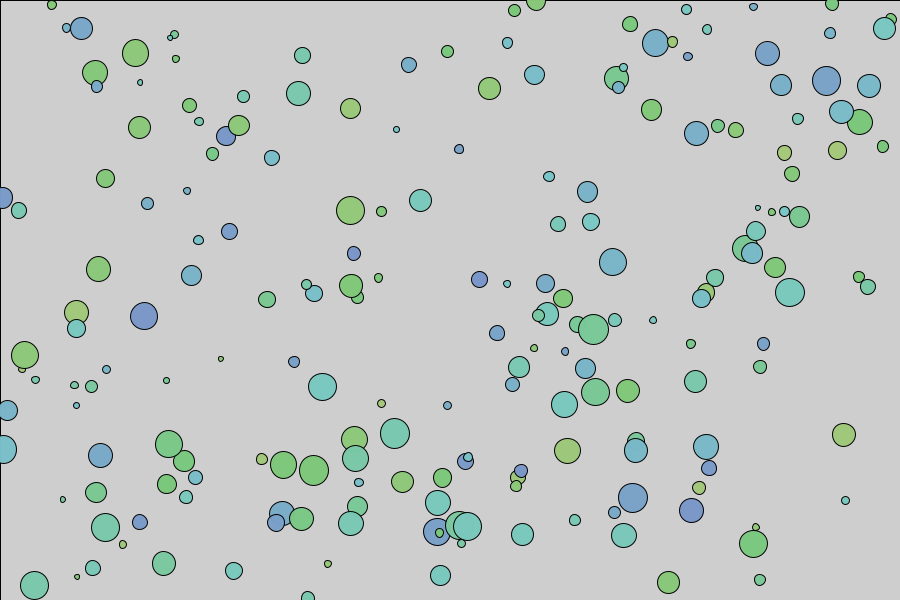
Frame 1 (no input)
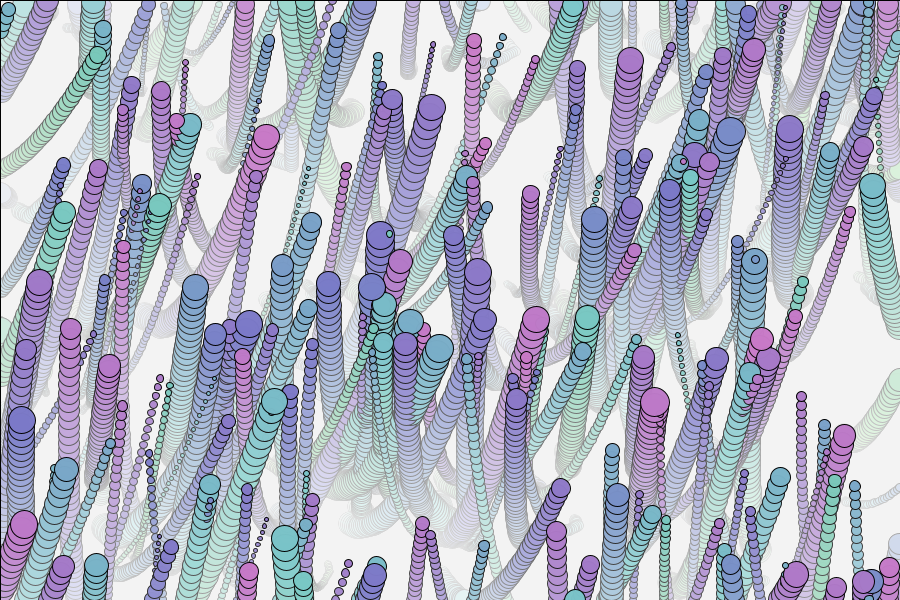
Frame 60 (the mouse pressed at the canvas centre just before this capture)
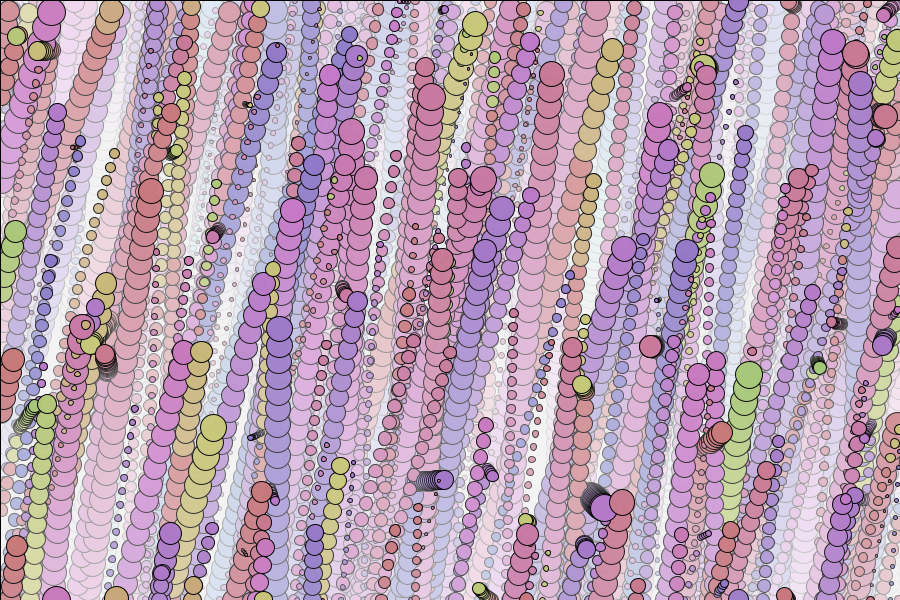
Frame 120 (the mouse held since frame 60 and released just before this capture)

The Processing sketch that drew these frames (run headless with seeded random() and noise(); from frame 60 on, the mouse is pressed at the canvas centre):

// Processing sketch: processing_49224
// ── processing_49224.pde

bbox[] bunch;
int count = 200;
float curvex = .05;
float curvey = .05;
float bshrink = .02;
int cdrift = 1;
int countw = 500;
int countf = countw;
int satur = 150;
int bright  = 200;
 
void setup() {
  size (900,600);
  colorMode (HSB);
  bunch = new bbox[count];
  for (int i = 0; i<count; i++) {
    bunch[i] = new bbox();
  }
}
 
void draw() {
   countf--;
   if  (countf == 0 ) {
     countf = int(random (countw-50, countw+50));
     satur = int(random (50,150));
     bright  = int(random (100,250));
     println ("notice");
     for (int i = 0; i<count; i++) {
       bunch[i].xspeed = random(0,2);
       bunch[i].yspeed = random(0,2);
       bunch[i].distance = random(2,10);
     }
   }
   fill(255,10);
   rect (0,0,width,height);
   for ( int i = 0; i<count; i++) {
    bunch[i].show();
    bunch[i].moveb();
  }
}
 
class bbox { color c; float xpos; float ypos; float xspeed; float yspeed; float distance; float bsize;
 
bbox () {
  c = int(random(60,155));
  xpos = random(width);
  ypos = random(height);
  xspeed = random(0,2);
  yspeed = random(0,2);
  distance = random(2,10);
  bsize = (random(5,30));
}
 
void show() {
  fill(30);
  stroke (1);
  c = c + cdrift;
  if (c  >255 ) { c = int(random(20,55));}
  fill (c,100,200,250);
  ellipse (xpos,ypos,bsize,bsize);
}
 
void moveb() {
  xspeed = xspeed + curvex;
  yspeed = yspeed + curvey;
  xpos =  xpos + xspeed ;
  ypos =  ypos + yspeed;
  if (xpos > width) { xpos = 1;}
  if (xpos < 0) { xpos = width;}
  if (ypos > height) { ypos = 1;}
  if (ypos < 0) {ypos = height;}
   
  distance--;
  if (distance < 0) {
     distance = int(random(100,150));
     xspeed = random(-2,2);
     yspeed = random(-2,2);
     curvex = random(-.2,.2);
     curvey = random(-.2,.2);
   }
  bsize = bsize - bshrink;
  if (bsize <2 ) {bsize =(random(10,30));}
 }
}
 
 
 
void mouseClicked () {
  countf = 3;
}
